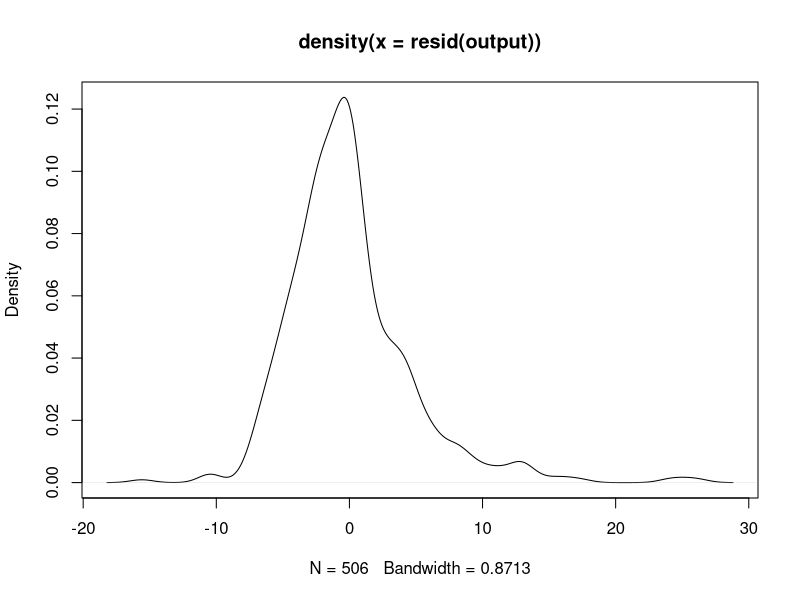
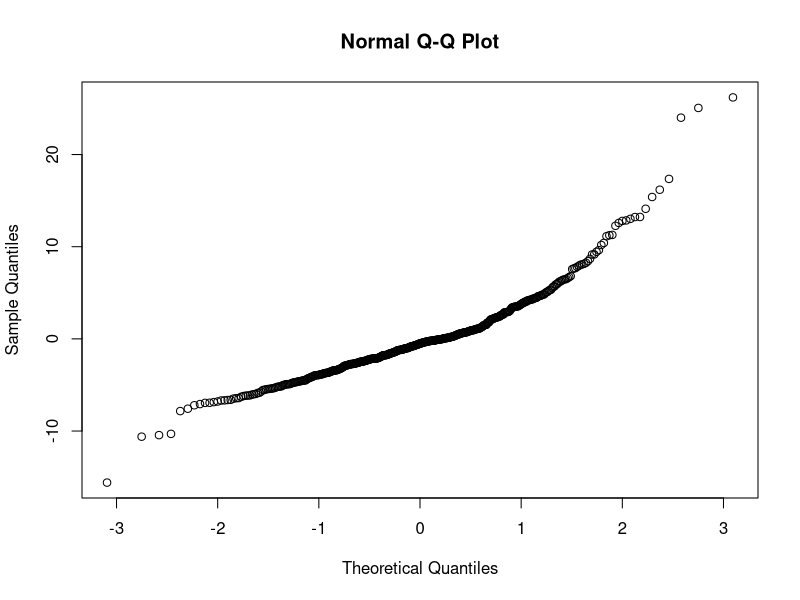

Reproduce these figures in R, in order. (Note: this script raises an error after producing the figures.)
#remove all data
rm(list=ls())

#load libraries
for (package in c('ggplot2', 'corrplot','tidyverse','MASS', 'caret', 'mlbench')) {
  if (!require(package, character.only=T, quietly=T)) {
    install.packages(package)
    library(package, character.only=T)
  }
}

#load data
df <- Boston 

#simple linear regression
fit <- lm(crim ~ medv, data=df)
fit <- lm(zn ~ medv, data=df)
fit <- lm(indus ~ medv, data=df)
fit <- lm(chas ~ medv, data=df)
fit <- lm(nox ~ medv, data=df)
fit <- lm(rm ~ medv, data=df)
fit <- lm(age ~ medv, data=df)
fit <- lm(dis ~ medv, data=df)
fit <- lm(rad ~ medv, data=df)
fit <- lm(tax ~ medv, data=df)
fit <- lm(ptratio ~ medv, data=df)
fit <- lm(black ~ medv, data=df)
fit <- lm(lstat ~ medv, data=df)

#multiple linear regression
output <- lm(medv~., data=df)
summary(output)
resid(output) #List of residuals
plot(density(resid(output))) #A density plot
qqnorm(resid(output))

#classification
#names(getModelInfo())

model_logreg<-train(df[,1:13],df[,14],method='logreg')
model_knn<-train(df[,1:13],df[,14],method='knn')
model_naive<-train(df[,1:13],df[,14],method='naive_bayes')

#Predictions
predictions<-predict.train(object=model_logreg,df,type="raw")
confusionMatrix(predictions,df[,14])

predictions_knn<-predict.train(object=model_knn,df,type="raw")
confusionMatrix(predictions_knn,df[,14])

predictions_naive<-predict.train(object=model_naive,df,type="raw")
confusionMatrix(predictions_naive,df[,14])